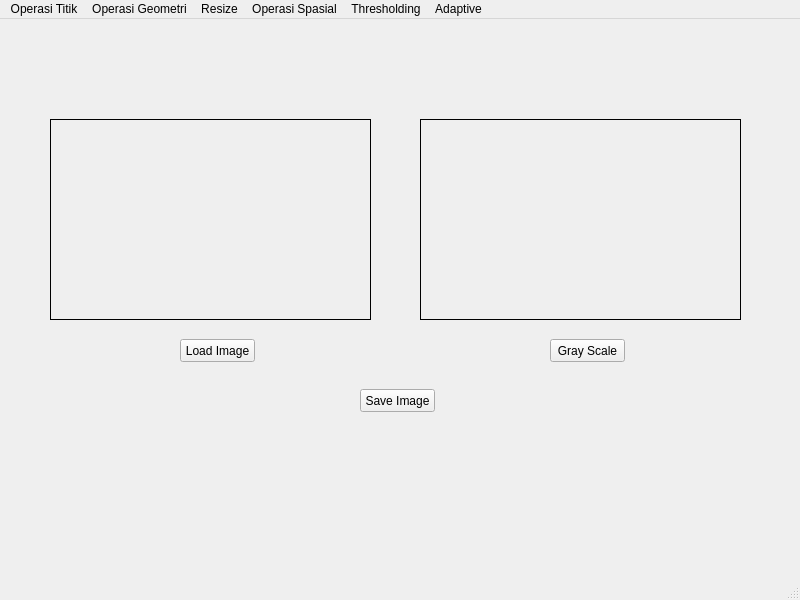
<?xml version="1.0" encoding="UTF-8"?>
<ui version="4.0">
 <class>MainWindow</class>
 <widget class="QMainWindow" name="MainWindow">
  <property name="geometry">
   <rect>
    <x>0</x>
    <y>0</y>
    <width>800</width>
    <height>600</height>
   </rect>
  </property>
  <property name="windowTitle">
   <string>MainWindow</string>
  </property>
  <widget class="QWidget" name="centralwidget">
   <widget class="QLabel" name="imgLabel">
    <property name="geometry">
     <rect>
      <x>50</x>
      <y>100</y>
      <width>321</width>
      <height>201</height>
     </rect>
    </property>
    <property name="frameShape">
     <enum>QFrame::Box</enum>
    </property>
    <property name="text">
     <string/>
    </property>
   </widget>
   <widget class="QPushButton" name="loadButton">
    <property name="geometry">
     <rect>
      <x>180</x>
      <y>320</y>
      <width>75</width>
      <height>23</height>
     </rect>
    </property>
    <property name="text">
     <string>Load Image</string>
    </property>
   </widget>
   <widget class="QPushButton" name="grayButton">
    <property name="geometry">
     <rect>
      <x>550</x>
      <y>320</y>
      <width>75</width>
      <height>23</height>
     </rect>
    </property>
    <property name="text">
     <string>Gray Scale</string>
    </property>
   </widget>
   <widget class="QLabel" name="hasilLabel">
    <property name="geometry">
     <rect>
      <x>420</x>
      <y>100</y>
      <width>321</width>
      <height>201</height>
     </rect>
    </property>
    <property name="frameShape">
     <enum>QFrame::Box</enum>
    </property>
    <property name="text">
     <string/>
    </property>
   </widget>
   <widget class="QPushButton" name="saveImage">
    <property name="geometry">
     <rect>
      <x>360</x>
      <y>370</y>
      <width>75</width>
      <height>23</height>
     </rect>
    </property>
    <property name="text">
     <string>Save Image</string>
    </property>
   </widget>
  </widget>
  <widget class="QMenuBar" name="menubar">
   <property name="geometry">
    <rect>
     <x>0</x>
     <y>0</y>
     <width>800</width>
     <height>21</height>
    </rect>
   </property>
   <widget class="QMenu" name="menuOperasi_Titik">
    <property name="title">
     <string>Operasi Titik</string>
    </property>
    <addaction name="actionBrightness"/>
    <addaction name="actionSimple_Contrast"/>
    <addaction name="actionContrast_Stretching"/>
    <addaction name="actionNegative_Image"/>
    <addaction name="actionBiner_Image"/>
    <addaction name="actionHistogram_Grayscale"/>
    <addaction name="actionHistogram_RGB"/>
    <addaction name="actionHistogram_Equalization"/>
   </widget>
   <widget class="QMenu" name="menuOperasi_Geometri">
    <property name="title">
     <string>Operasi Geometri</string>
    </property>
    <widget class="QMenu" name="menuMenu_Rotasi">
     <property name="title">
      <string>Menu Rotasi</string>
     </property>
     <addaction name="actionRotasi_Minus_45"/>
     <addaction name="actionRotasi_45"/>
     <addaction name="actionRotasi_Minus_90"/>
     <addaction name="actionRotasi_90"/>
     <addaction name="actionRotasi_180"/>
    </widget>
    <addaction name="actionTranslasi"/>
    <addaction name="menuMenu_Rotasi"/>
   </widget>
   <widget class="QMenu" name="menuResize">
    <property name="title">
     <string>Resize</string>
    </property>
    <addaction name="actionZoom_In"/>
    <addaction name="actionZoom_Out"/>
    <addaction name="actionSkewed_Image"/>
    <addaction name="actionCrop"/>
   </widget>
   <widget class="QMenu" name="menuOperasi_Spasial">
    <property name="title">
     <string>Operasi Spasial</string>
    </property>
    <widget class="QMenu" name="menuDeteksi_Tepi">
     <property name="title">
      <string>Deteksi Tepi</string>
     </property>
     <addaction name="actionSobel"/>
     <addaction name="actionCanny"/>
    </widget>
    <widget class="QMenu" name="menuMorfologi">
     <property name="title">
      <string>Morfologi</string>
     </property>
     <addaction name="actionDilasi"/>
     <addaction name="actionErosi"/>
     <addaction name="actionOpening"/>
     <addaction name="actionClosing"/>
    </widget>
    <addaction name="menuDeteksi_Tepi"/>
    <addaction name="menuMorfologi"/>
   </widget>
   <widget class="QMenu" name="menuThresholding">
    <property name="title">
     <string>Thresholding</string>
    </property>
    <addaction name="actionBinary"/>
    <addaction name="actionBinary_Invers"/>
    <addaction name="actionTrunc"/>
    <addaction name="actionTo_Zero"/>
    <addaction name="actionTo_Zero_Invers"/>
   </widget>
   <widget class="QMenu" name="menuAdaptive">
    <property name="title">
     <string>Adaptive</string>
    </property>
    <addaction name="actionThresh_Mean"/>
    <addaction name="actionThresh_Gausian"/>
    <addaction name="actionOtsu"/>
   </widget>
   <addaction name="menuOperasi_Titik"/>
   <addaction name="menuOperasi_Geometri"/>
   <addaction name="menuResize"/>
   <addaction name="menuOperasi_Spasial"/>
   <addaction name="menuThresholding"/>
   <addaction name="menuAdaptive"/>
  </widget>
  <widget class="QStatusBar" name="statusbar"/>
  <action name="actionBrightness">
   <property name="text">
    <string>Brightness</string>
   </property>
  </action>
  <action name="actionSimple_Contrast">
   <property name="text">
    <string>Simple Contrast</string>
   </property>
  </action>
  <action name="actionContrast_Stretching">
   <property name="text">
    <string>Contrast Stretching</string>
   </property>
  </action>
  <action name="actionNegative_Image">
   <property name="text">
    <string>Negative Image</string>
   </property>
  </action>
  <action name="actionBiner_Image">
   <property name="text">
    <string>Biner Image</string>
   </property>
  </action>
  <action name="actionHistogram_Grayscale">
   <property name="text">
    <string>Histogram Grayscale</string>
   </property>
  </action>
  <action name="actionHistogram_RGB">
   <property name="text">
    <string>Histogram RGB</string>
   </property>
  </action>
  <action name="actionHistogram_Equalization">
   <property name="text">
    <string>Histogram Equalization</string>
   </property>
  </action>
  <action name="actionTranslasi">
   <property name="text">
    <string>Translasi</string>
   </property>
  </action>
  <action name="actionRotasi_Minus_45">
   <property name="text">
    <string>Rotasi Minus 45</string>
   </property>
  </action>
  <action name="actionRotasi_45">
   <property name="text">
    <string>Rotasi 45</string>
   </property>
  </action>
  <action name="actionRotasi_Minus_90">
   <property name="text">
    <string>Rotasi Minus 90</string>
   </property>
  </action>
  <action name="actionRotasi_90">
   <property name="text">
    <string>Rotasi 90</string>
   </property>
  </action>
  <action name="actionRotasi_180">
   <property name="text">
    <string>Rotasi 180</string>
   </property>
  </action>
  <action name="actionZoom_In">
   <property name="text">
    <string>Zoom In</string>
   </property>
  </action>
  <action name="actionZoom_Out">
   <property name="text">
    <string>Zoom Out</string>
   </property>
  </action>
  <action name="actionSkewed_Image">
   <property name="text">
    <string>Skewed Image</string>
   </property>
  </action>
  <action name="actionCrop">
   <property name="text">
    <string>Crop</string>
   </property>
  </action>
  <action name="actionSobel">
   <property name="text">
    <string>Sobel</string>
   </property>
  </action>
  <action name="actionCanny">
   <property name="text">
    <string>Canny</string>
   </property>
  </action>
  <action name="actionDilasi">
   <property name="text">
    <string>Dilasi</string>
   </property>
  </action>
  <action name="actionErosi">
   <property name="text">
    <string>Erosi</string>
   </property>
  </action>
  <action name="actionOpening">
   <property name="text">
    <string>Opening</string>
   </property>
  </action>
  <action name="actionClosing">
   <property name="text">
    <string>Closing</string>
   </property>
  </action>
  <action name="actionBinary">
   <property name="text">
    <string>Binary</string>
   </property>
  </action>
  <action name="actionBinary_Invers">
   <property name="text">
    <string>Binary Invers</string>
   </property>
  </action>
  <action name="actionTrunc">
   <property name="text">
    <string>Trunc</string>
   </property>
  </action>
  <action name="actionTo_Zero">
   <property name="text">
    <string>To Zero</string>
   </property>
  </action>
  <action name="actionTo_Zero_Invers">
   <property name="text">
    <string>To Zero Invers</string>
   </property>
  </action>
  <action name="actionThresh_Mean">
   <property name="text">
    <string>Thresh Mean</string>
   </property>
  </action>
  <action name="actionThresh_Gausian">
   <property name="text">
    <string>Thresh Gausian</string>
   </property>
  </action>
  <action name="actionOtsu">
   <property name="text">
    <string>Otsu</string>
   </property>
  </action>
 </widget>
 <resources/>
 <connections/>
</ui>
